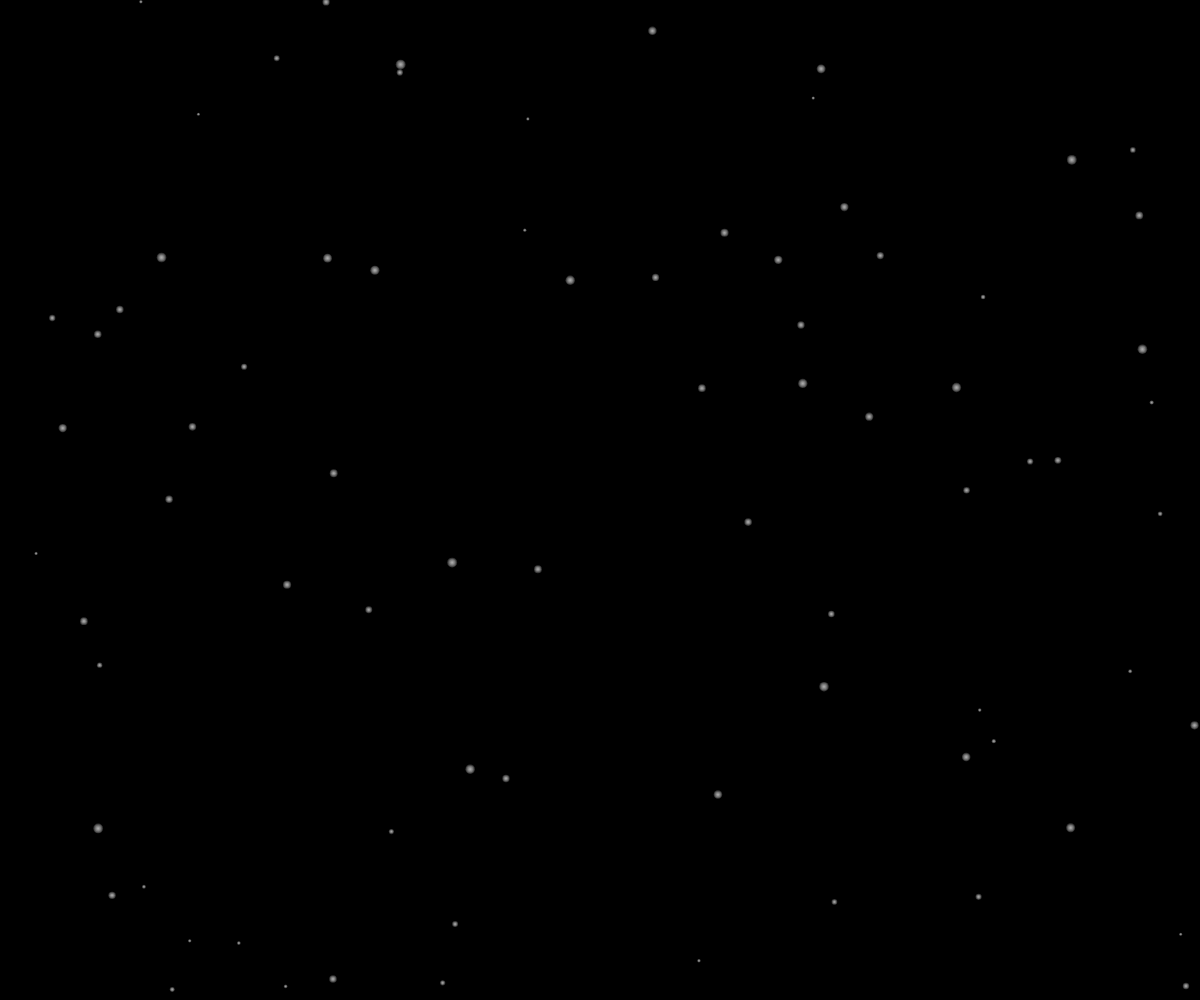
Frame 1 (no input)
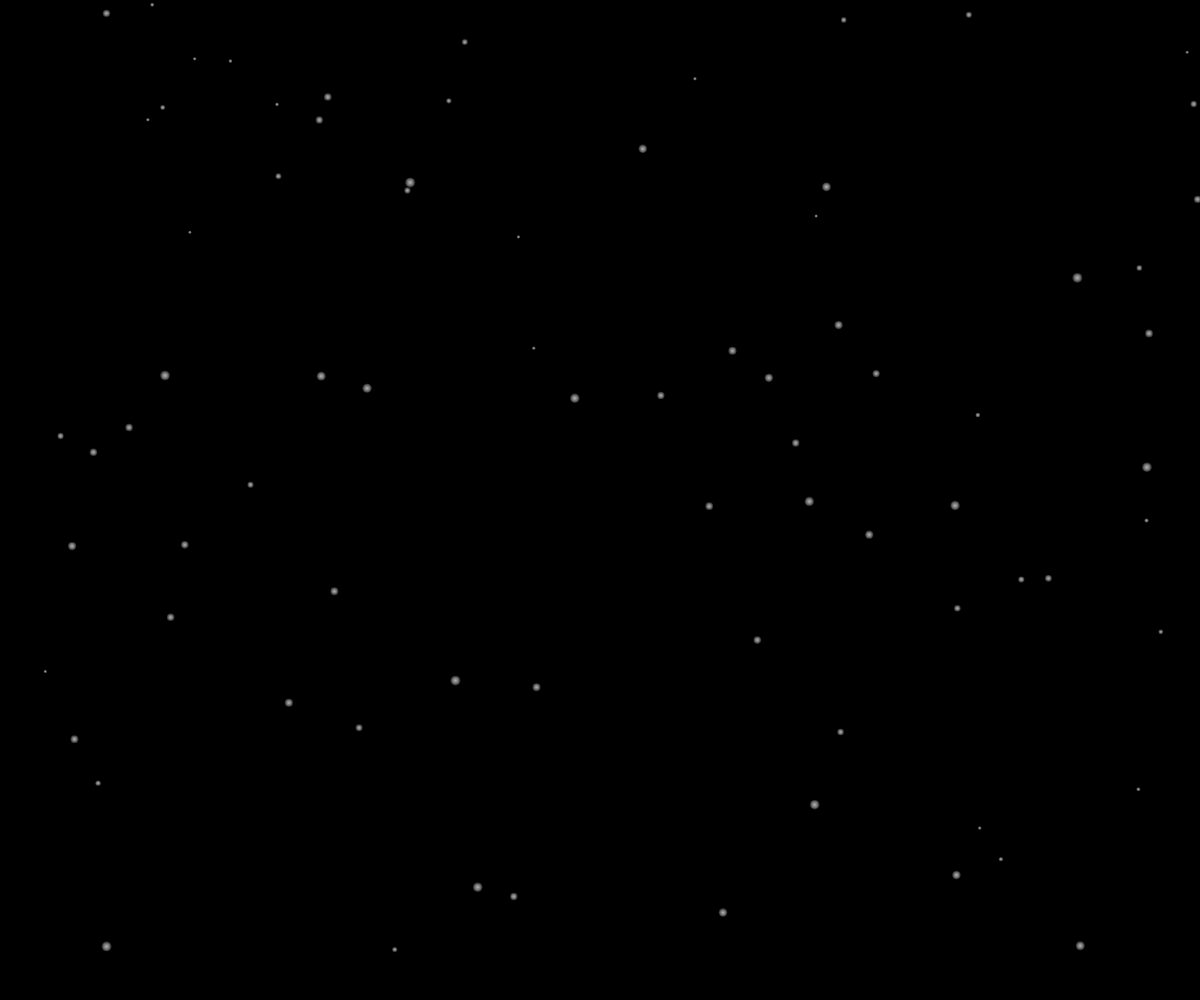
Frame 60 (no input)
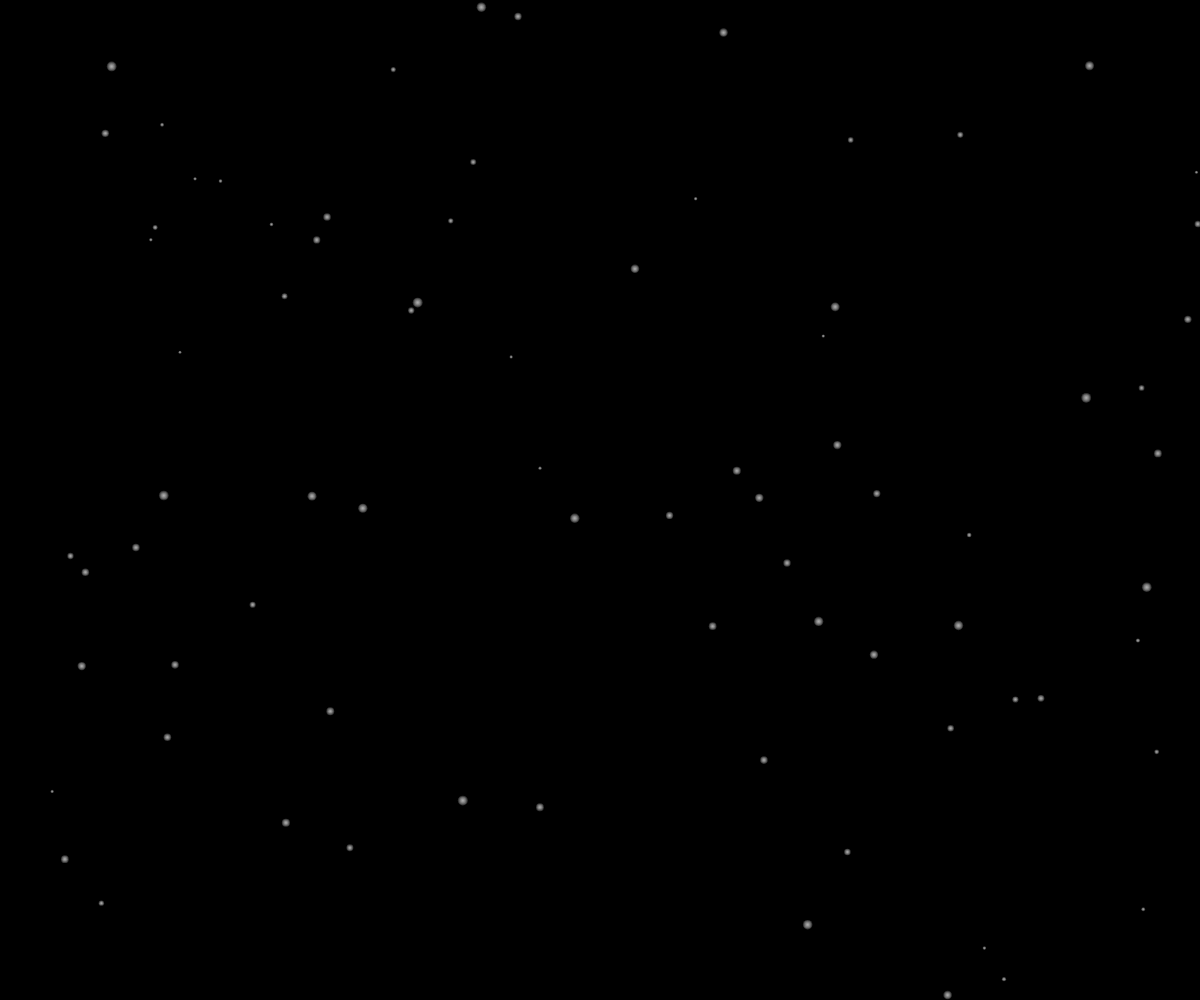
Frame 120 (the mouse pressed at the canvas centre since frame 60)

The p5.js sketch that drew these frames (run headless with seeded random() and noise() and a simulated clock; from frame 60 on, the mouse is pressed at the canvas centre):

// p5.js sketch
// ── sketch.js
let w = window.innerWidth;
let h = window.innerHeight;
let n = 5; //大きくするほど雪の端がぼやける
let t = 0
let snows = new Array(80); //雪の数
let v = 2; //雪のおちる速さ

function setup() {
  createCanvas(w, h);
  for(i = 0; i < snows.length; i++){
    snows[i] = [random(w), random(h), random(3,10), random(120)];
  }
}

function draw() {
  t++;
  clear();
  noStroke();
  background(0);
  for(j = 0; j < snows.length; j++){
    drawLight(snows[j]);
    snows[j][1] += v;
  }
}

function drawLight(snow){
  for(i = 0; i < n; i++){
    fill(255, 255 / n);
    ellipse(snow[0] + 20 * sin(t / 120 + snow[3]), (snow[1]) % h, (snow[2] / n) * (n - i));
  }
}

function windowResized() {
  resizeCanvas(w, h);
  reset();
}
function reset() {
  w = window.innerWidth;
  h = window.innerHeight;
  for(i = 0; i < snows.length; i++){
    snows[i] = [random(w), random(h), random(3,10), random(120)];
  }
}
// ── style.css
html, body {
  margin: 0;
  padding: 0;
  box-sizing: border-box;
}
body {
  overflow: hidden;
}
